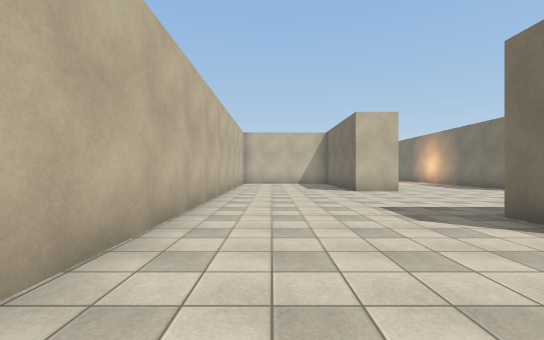
View 1 (above)

23 first-person views from a walk through a 3-D level made in the Unity game engine. The camera is 1.5 m above the floor, looks level and sees 90° across. The floor is counted in squares, 2 m on a side. Each view is taken from the middle of a square. On the plan, view 1 faces up. The plan holds only what a view shows up to about 10 squares ahead; the rest is blank. The place goes on beyond the plan. Some animated figures are left out. Some surface patterns are stand-ins.

View 2
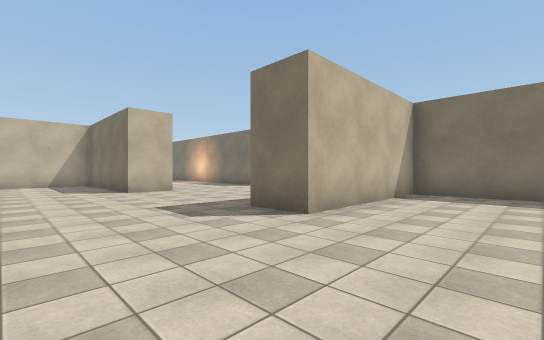

View 3
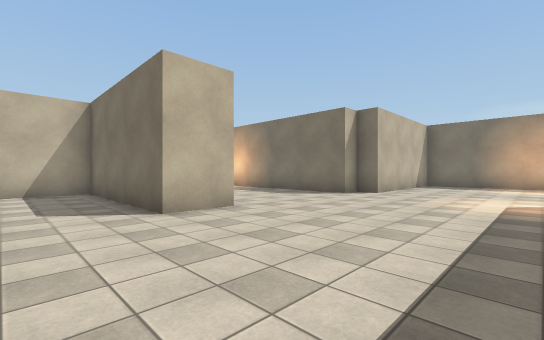

View 4
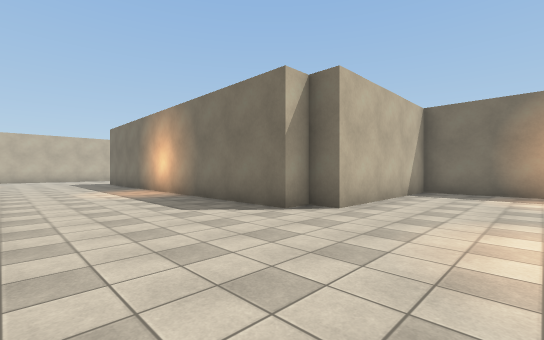

View 5
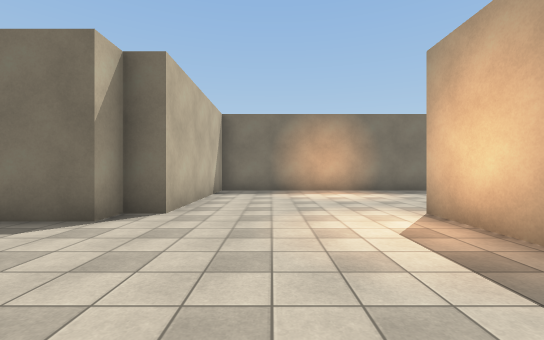

View 6
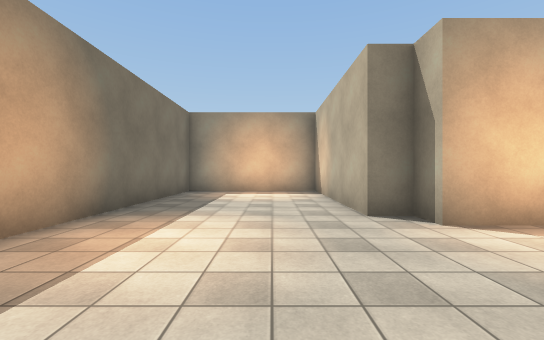

View 7
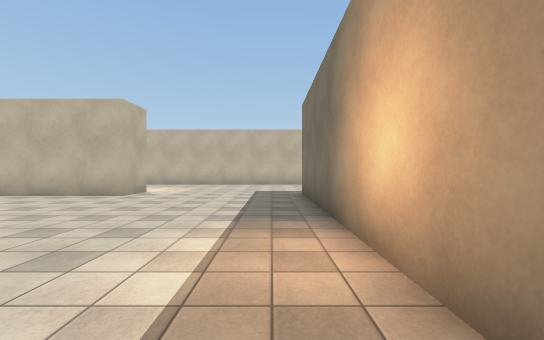

View 8
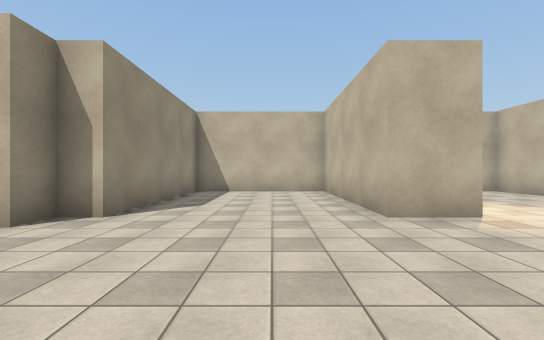

View 9
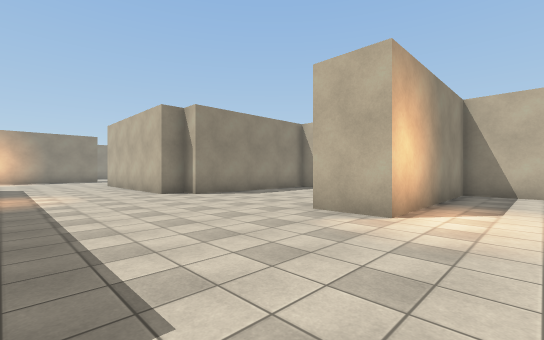

View 10
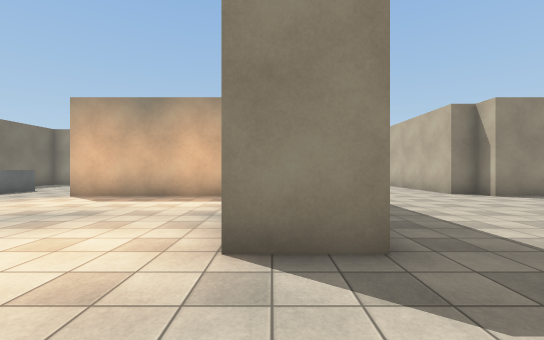

View 11
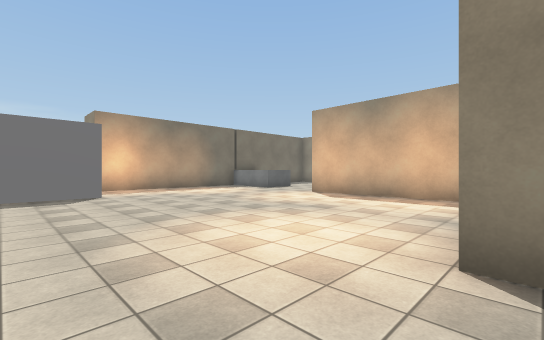

View 12
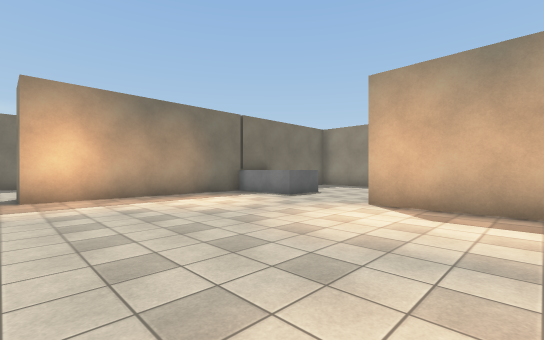

View 13
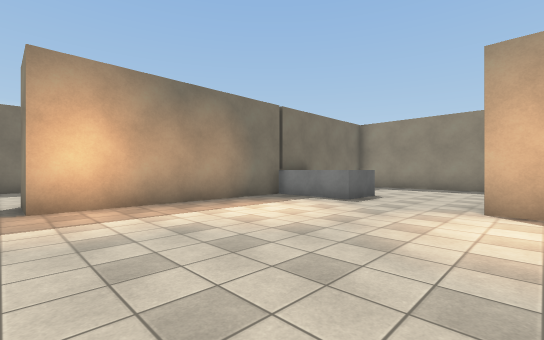

View 14
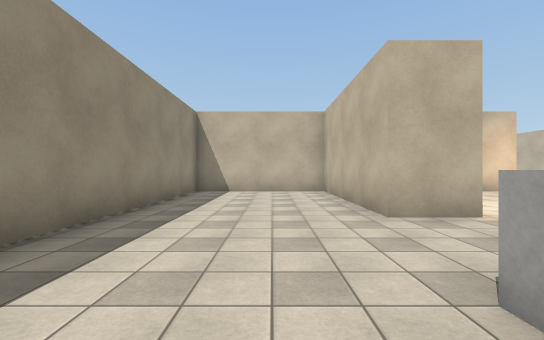

View 15
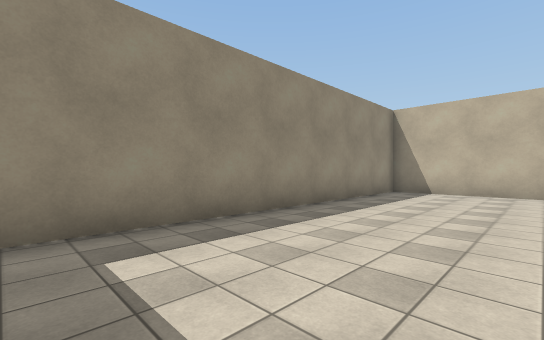

View 16
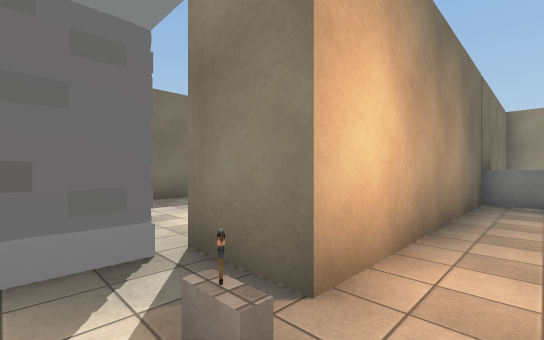

View 17
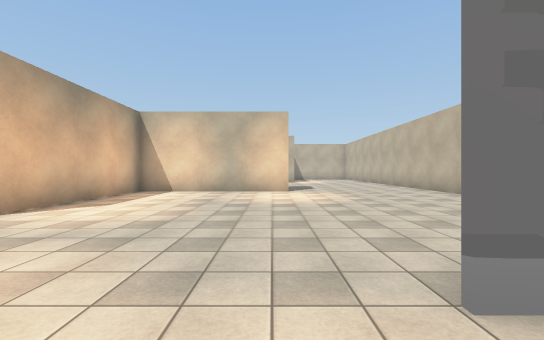

View 18
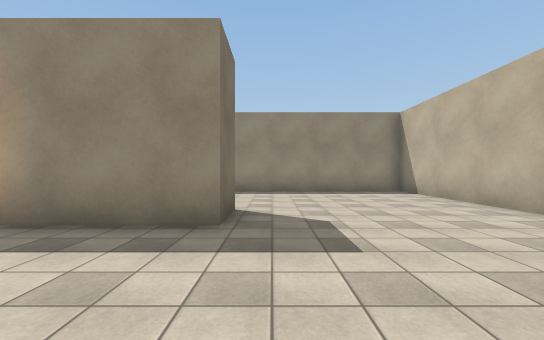

View 19
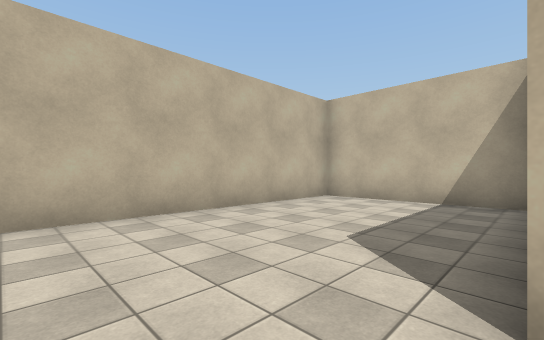

View 20
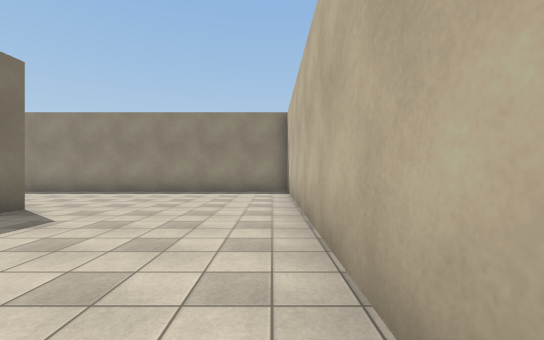

View 21
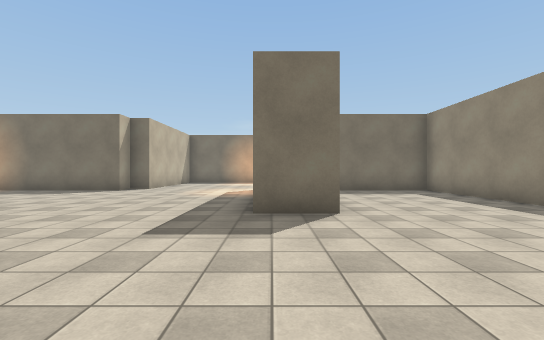

View 22
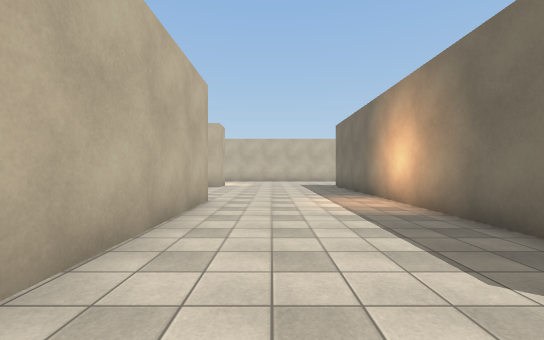

View 23
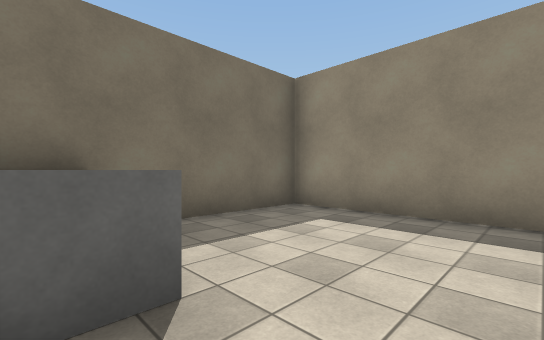

### Floor plan
Points are (right, up) in squares from view 1. A wall is a line through its corners. A room is listed if a view was taken in it or the views show most of it. See-through windows are left out.
Room 1 (views 1, 2, 3, 4, 5, 6, 7, 8, 9, 10, 11, 12, 13, 14, 15, 17, 18, 19, 20, 21, 22, 23)
walls: (4.5, 9.6) (3, 9.6) (3, 14.8) (-1.5, 14.8) (-1.5, -1.7) (9, -1.7) (9, 2.8) (3.7, 2.8) (3.7, 4.3) (9.7, 4.3) (9.7, 3.6) (10.4, 3.6) (10.4, -1.7) (14.9, -1.7) (14.9, 8.8) (9.7, 8.8) (9.7, 9.6) (9, 9.6) (9, 21.7) (10.4, 21.7) (10.4, 16.3) (15.7, 16.3) (15.7, 14.8) (10.4, 14.8) (10.4, 10.3) (20.9, 10.3) (20.9, 21.7); (3.7, 15.7) (4.5, 15.7); (18.5, 14.1) (18.5, 15.7) (21, 15.7); (18.5, 22) (18.5, 24); (18.6, 22.5) (18.6, 22); (-1.5, 24) (-1.5, 22.3) (3.7, 22.3) (3.7, 20.8) (-1.5, 20.8) (-1.5, 16.3) (3.7, 16.3) (3.7, 15.6) (4.5, 15.6) (4.5, 10.5)
ways out: opening at (20, 23) to room 2
Room 2 (view 16)
walls: (20.9, 21.7) (22.5, 21.7); (22.4, 22) (22.4, 23.1)
low walls: (20.6, 22.3) (21.1, 22.3)
ways out: opening at (20, 23) to room 1

Where each view was taken, in squares from view 1:
view 1: 0 up, 0 right, facing up
view 2: 0 up, 0 right, facing up-right
view 3: 5 up, 1 right, facing up-right
view 4: 6 up, 5 right, facing up-right
view 5: 7 up, 5 right, facing right
view 6: 8 up, 12 right, facing down
view 7: 13 up, 8 right, facing up
view 8: 19 up, 8 right, facing left
view 9: 24 up, 8 right, facing down-left
view 10: 24 up, 10 right, facing down
view 11: 24 up, 10 right, facing down-right
view 12: 22 up, 13 right, facing down-right
view 13: 22 up, 15 right, facing down-right
view 14: 13 up, 20 right, facing left
view 15: 14 up, 20 right, facing down-left
view 16: 23 up, 20 right, facing down-right
view 17: 21 up, 20 right, facing left
view 18: 8 up, 3 right, facing down
view 19: 8 up, 3 right, facing up-left
view 20: 8 up, 1 left, facing down
view 21: 4 up, 1 left, facing right
view 22: 9 up, 6 right, facing up
view 23: 15 up, 17 right, facing down-right
